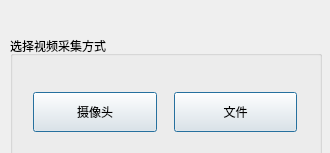
<?xml version="1.0" encoding="UTF-8"?>
<ui version="4.0">
    <class>Form</class>
    <widget class="QWidget" name="Form">
        <property name="geometry">
            <rect>
                <x>0</x>
                <y>0</y>
                <width>330</width>
                <height>153</height>
            </rect>
        </property>
        <property name="minimumSize">
            <size>
                <width>330</width>
                <height>153</height>
            </size>
        </property>
        <property name="maximumSize">
            <size>
                <width>330</width>
                <height>153</height>
            </size>
        </property>
        <property name="windowTitle">
            <string>视频采集</string>
        </property>
        <layout class="QHBoxLayout" name="horizontalLayout">
            <property name="spacing">
                <number>10</number>
            </property>
            <property name="sizeConstraint">
                <enum>QLayout::SetMaximumSize</enum>
            </property>
            <property name="leftMargin">
                <number>10</number>
            </property>
            <property name="topMargin">
                <number>10</number>
            </property>
            <property name="rightMargin">
                <number>10</number>
            </property>
            <property name="bottomMargin">
                <number>10</number>
            </property>
            <item>
                <widget class="QGroupBox" name="button_group">
                    <property name="sizePolicy">
                        <sizepolicy hsizetype="Fixed" vsizetype="Fixed">
                            <horstretch>0</horstretch>
                            <verstretch>0</verstretch>
                        </sizepolicy>
                    </property>
                    <property name="minimumSize">
                        <size>
                            <width>312</width>
                            <height>135</height>
                        </size>
                    </property>
                    <property name="maximumSize">
                        <size>
                            <width>312</width>
                            <height>135</height>
                        </size>
                    </property>
                    <property name="title">
                        <string>选择视频采集方式</string>
                    </property>
                    <layout class="QHBoxLayout" name="layout">
                        <property name="sizeConstraint">
                            <enum>QLayout::SetMaximumSize</enum>
                        </property>
                        <item>
                            <widget class="QPushButton" name="from_cap">
                                <property name="enabled">
                                    <bool>true</bool>
                                </property>
                                <property name="minimumSize">
                                    <size>
                                        <width>124</width>
                                        <height>40</height>
                                    </size>
                                </property>
                                <property name="maximumSize">
                                    <size>
                                        <width>124</width>
                                        <height>40</height>
                                    </size>
                                </property>
                                <property name="text">
                                    <string>摄像头</string>
                                </property>
                                <property name="default">
                                    <bool>true</bool>
                                </property>
                            </widget>
                        </item>
                        <item>
                            <widget class="QPushButton" name="from_file">
                                <property name="enabled">
                                    <bool>true</bool>
                                </property>
                                <property name="minimumSize">
                                    <size>
                                        <width>123</width>
                                        <height>40</height>
                                    </size>
                                </property>
                                <property name="maximumSize">
                                    <size>
                                        <width>123</width>
                                        <height>40</height>
                                    </size>
                                </property>
                                <property name="text">
                                    <string>文件</string>
                                </property>
                                <property name="autoDefault">
                                    <bool>false</bool>
                                </property>
                                <property name="default">
                                    <bool>true</bool>
                                </property>
                            </widget>
                        </item>
                    </layout>
                </widget>
            </item>
        </layout>
    </widget>
    <resources/>
    <connections/>
</ui>
